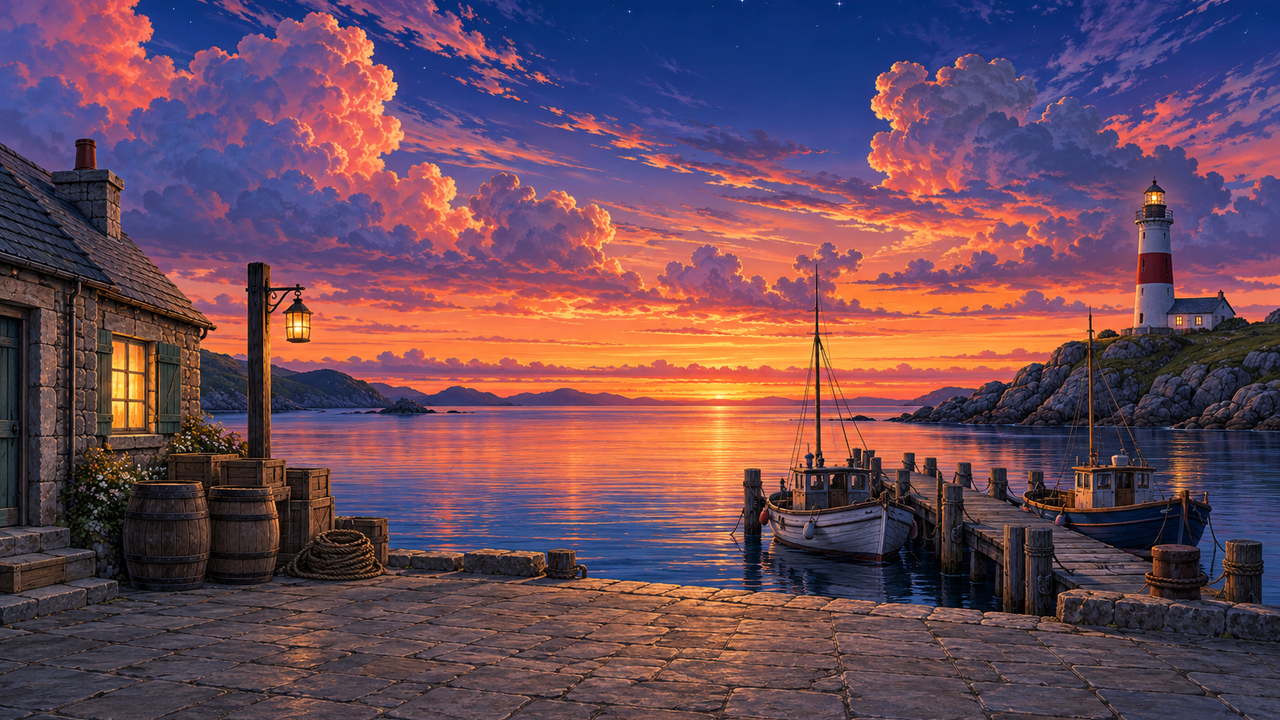
#> input picture styles/anime-visual-novel/assets/bg.png, 1280 x 720 px, found by its file name
$ python build_bg.py
#> lines starting #> are read from the running program, lines starting #| are printed output that depends on the picture
### styles/snes-16bit/scripts/reduce_px.py
"""KI-Pixelbild auf ein echtes Pixelraster bringen: je Zielpixel die häufigste Farbe im Zellinneren.

Das Bildmodell zeichnet ein ungleichmäßiges Pseudo-Raster (hier 4,5–4,9 Bildpixel je Kunstpixel) mit weichen
Kanten. BOX-Mitteln mischt an jeder Kante Zwischentöne; reines Nearest trifft oft die Kante. Hier wird das
Quellbild erst mit k-means (Oklab) auf K Farben vorquantisiert, dann gewinnt je Zielzelle die Farbe, die im
inneren Teil der Zelle (Rand um `inset` gekürzt) am häufigsten vorkommt. Ergebnis: harte Pixel, nur Farben,
die im Bild flächig vorkommen.
"""
import numpy as np
from sneslib import kmeans, nearest, oklab, oklab_to_rgb


def reduce_mode(rgb, out_w, out_h, k=128, inset=0.22, seed=1, sample=120000):
    rgb = np.asarray(rgb, dtype=np.float64)[..., :3]
    H, W = rgb.shape[:2]
    lab = oklab(rgb.reshape(-1, 3))
    rng = np.random.default_rng(seed)
    smp = lab[rng.choice(len(lab), min(sample, len(lab)), replace=False)]
    cent = kmeans(smp, k, iters=25, seed=seed)
    lbl = nearest(lab, cent).reshape(H, W)
    sx, sy = W / out_w, H / out_h
    out = np.zeros((out_h, out_w), dtype=np.int64)
    for y in range(out_h):
        y0 = int(np.floor((y + inset) * sy)); y1 = max(y0 + 1, int(np.ceil((y + 1 - inset) * sy)))
        for x in range(out_w):
            x0 = int(np.floor((x + inset) * sx)); x1 = max(x0 + 1, int(np.ceil((x + 1 - inset) * sx)))
            out[y, x] = np.bincount(lbl[y0:y1, x0:x1].ravel(), minlength=k).argmax()
    pal = np.clip(oklab_to_rgb(cent), 0, 255)
    return out, pal, cent

### styles/snes-16bit/scripts/sneslib.py
"""Gemeinsame Hilfen für den Eintrag snes-16bit: Oklab, k-means, 5-Bit-Farben (BGR555), Kachelzerlegung.

Die SNES-PPU speichert Farben als 15 Bit (5 Bit je Kanal, BGR555). Jede Farbe, die in CGRAM landet, geht durch
c5(); zurück nach 8 Bit wie üblich v5 << 3 | v5 >> 2 (0..31 -> 0..255).
"""
import numpy as np


def srgb_to_lin(c):
    c = np.clip(c, 0, 255) / 255.0
    return np.where(c <= 0.04045, c / 12.92, ((c + 0.055) / 1.055) ** 2.4)


def lin_to_srgb(c):
    c = np.clip(c, 0, 1)
    return np.where(c <= 0.0031308, c * 12.92, 1.055 * c ** (1 / 2.4) - 0.055) * 255.0


_M1 = np.array([[0.4122214708, 0.5363325363, 0.0514459929], [0.2119034982, 0.6806995451, 0.1073969566],
                [0.0883024619, 0.2817188376, 0.6299787005]])
_M2 = np.array([[0.2104542553, 0.7936177850, -0.0040720468], [1.9779984951, -2.4285922050, 0.4505937099],
                [0.0259040371, 0.7827717662, -0.8086757660]])


def oklab(rgb):
    return np.cbrt(srgb_to_lin(np.asarray(rgb, dtype=np.float64)) @ _M1.T) @ _M2.T


def oklab_to_rgb(lab):
    lms = (np.asarray(lab) @ np.linalg.inv(_M2).T) ** 3
    return lin_to_srgb(lms @ np.linalg.inv(_M1).T)


def c5(rgb):
    """8-Bit-RGB auf das 5-Bit-Raster der SNES-Palette runden (Ergebnis wieder 8 Bit)."""
    v = np.clip(np.round(np.asarray(rgb, dtype=np.float64) * 31.0 / 255.0), 0, 31).astype(np.int64)
    return (v << 3) | (v >> 2)


def on_grid5(rgb):
    rgb = np.asarray(rgb, dtype=np.int64)
    return np.all(c5(rgb) == rgb, axis=-1)


def bgr555(rgb):
    v = np.clip(np.round(np.asarray(rgb, dtype=np.float64) * 31.0 / 255.0), 0, 31).astype(np.int64)
    return v[..., 0] | (v[..., 1] << 5) | (v[..., 2] << 10)


def kmeans(x, k, iters=20, seed=0, w=None, init=None):
    """Gewichtetes k-means (x: N×D). Gibt Zentren (k×D) zurück; leere Cluster werden neu gestreut."""
    x = np.asarray(x, dtype=np.float64)
    n = len(x)
    w = np.ones(n) if w is None else np.asarray(w, dtype=np.float64)
    rng = np.random.default_rng(seed)
    if init is not None:
        c = np.array(init, dtype=np.float64)
    else:
        # k-means++
        c = [x[rng.choice(n, p=w / w.sum())]]
        d = ((x - c[0]) ** 2).sum(1)
        for _ in range(1, k):
            p = d * w
            if p.sum() <= 0:
                c.append(x[rng.integers(n)])
            else:
                c.append(x[rng.choice(n, p=p / p.sum())])
            d = np.minimum(d, ((x - c[-1]) ** 2).sum(1))
        c = np.array(c)
    for _ in range(iters):
        lab = nearest(x, c)
        for j in range(len(c)):
            m = lab == j
            if m.any():
                c[j] = (x[m] * w[m, None]).sum(0) / w[m].sum()
            else:
                c[j] = x[rng.integers(n)]
    return c


def nearest(x, c, chunk=200000):
    out = np.empty(len(x), dtype=np.int64)
    for s in range(0, len(x), chunk):
        d = ((x[s:s + chunk, None, :] - c[None]) ** 2).sum(-1)
        out[s:s + chunk] = d.argmin(1)
    return out


# [5 lines left out: function tiles, not called in this run]

### styles/snes-16bit/scripts/build_bg.py
#!/usr/bin/env python3
"""Hintergrund für snes-16bit: KI-Bild -> zwei 4bpp-Ebenen nach Mode-1-Regeln.

    .venv/bin/python styles/snes-16bit/scripts/build_bg.py

Schritte
  1. assets/raw/bg.png (1254², Pseudo-Raster ≈ 4,9 px) mit reduce_px.reduce_mode auf 256×256 einrasten
     (128 Quellfarben, auf 5 Bit je Kanal gerundet), Zeilen TOP..TOP+224 ausschneiden.
  2. Ebenen trennen mit assets/raw/layers.png (gleiche Szene, Himmel und Wasser magenta): BG1 = Hafen
     (alles Feste), BG2 = Himmel + Meer. Der gemalte Schornsteinrauch wird entfernt (wird als Sprite animiert):
     im Rechteck SMOKE wird Himmel derselben Zeilen SMOKE_DX Pixel weiter rechts eingesetzt.
  3. BG2 unter BG1 auffüllen: Im Meer verschiebt der Zeilenscroll (HDMA) BG2 um bis zu ±3 px; dort bekommen
     verdeckte Stellen die häufigste Wasserfarbe derselben Zeile. Über dem Horizont
     (statisch) wird mit dem nächsten sichtbaren Himmelspixel derselben Zeile gefüllt.
  4. Lichter markieren (Leuchtturmlampe, Fenster, Laterne, Spiegelung der Lampe im Wasser): sie bekommen
     eigene CGRAM-Einträge, die main.gd jedes Bild neu setzt (Palettenanimation).
  5. Kachelpaletten (tilepal.py): 7 Paletten × 15 Farben (CGRAM 16–127) für beide Ebenen gemeinsam; Palette 0
     (CGRAM 0–15) gehört den BG3-Paletten 0–3 der Textbox.
  6. Ausgabe: demo/art/bg1.png, bg2.png (L8: CGRAM-Index je Pixel, 0 = durchsichtig), demo/art/bg.json
     (CGRAM 16–127, Lichtgruppen, Meereszeilen), Kopien von bg1/bg2 in assets/, assets/bg_preview.png
     (beide Ebenen in CGRAM-Farben), assets/bg_layers.png (BG1 auf Magenta | BG2).
"""
import json, pathlib, sys
import numpy as np
from PIL import Image

HERE = pathlib.Path(__file__).resolve().parent
sys.path.insert(0, str(HERE))
from sneslib import c5, oklab  # noqa: E402
from reduce_px import reduce_mode  # noqa: E402
from tilepal import tile_hist, optimise, map_pixels  # noqa: E402

STYLE = HERE.parent
RAW = STYLE / 'assets/raw'
ART = STYLE / 'demo/art'
W, H = 256, 224
TOP = 16                       # Zeilen 16..239 des 256er-Rasters (Leuchtturmspitze bleibt im Bild)
SMOKE = (2, 23, 4, 42)         # x0, x1, y0, y1 im 256er-Raster (vor dem Zuschnitt): gemalter Rauch
SMOKE_DX = 30
NPAL = 7                       # BG-Paletten 1..7 (CGRAM 16..127)

# Lichtgruppen: Rechtecke im zugeschnittenen Bild (x0, x1, y0, y1), Ebene, Anzahl Töne, Auswahlregel
LIGHTS = {
    'lamp':    {'layer': 1, 'boxes': [(224, 235, 5, 15)], 'tones': 2},
    'window':  {'layer': 1, 'boxes': [(22, 35, 97, 120), (11, 22, 63, 78)], 'tones': 2},
    'keeper':  {'layer': 1, 'boxes': [(236, 247, 42, 51)], 'tones': 1},
    'lantern': {'layer': 1, 'boxes': [(234, 245, 100, 118)], 'tones': 2},
    'glint':   {'layer': 2, 'boxes': [(221, 235, 74, 135)], 'tones': 2},
}


# Motivteile, deren Farben die Kachelpaletten bevorzugt treffen sollen (Gewicht je Kachel im Fehlermaß):
# Ohne Gewicht teilten sich die wenigen Leuchtturm-Kacheln die Palette mit 250 Stein-Kacheln; das rote Band
# wurde orangebraun, der weiße Turm graurosa.
IMPORTANT = [((216, 248, 0, 56), 25.0)]         # (x0, x1, y0, y1), Gewicht: Leuchtturm mit Lampenhaus


# [16 lines left out: functions importance, is_light, not called in this run]


def load():
    bg = np.asarray(Image.open(RAW / 'bg.png').convert('RGB'))
    idx, pal, _ = reduce_mode(bg, 256, 256, k=128, seed=1)
    pal = c5(pal)
    # Ebenenmaske: Anteil Magenta im Zellinneren (gleiche Zellen wie reduce_mode)
    ly = np.asarray(Image.open(RAW / 'layers.png').convert('RGB')).astype(int)
    mag = ((ly[..., 0] > 200) & (ly[..., 1] < 80) & (ly[..., 2] > 200)).astype(float)
    s, ins = ly.shape[1] / 256, 0.22
    fr = np.zeros((256, 256))
    for y in range(256):
        y0, y1 = int(np.floor((y + ins) * s)), int(np.ceil((y + 1 - ins) * s))
        for x in range(256):
            x0, x1 = int(np.floor((x + ins) * s)), int(np.ceil((x + 1 - ins) * s))
            fr[y, x] = mag[y0:y1, x0:x1].mean()
    obj = fr < 0.65                       # im Zweifel fest (BG1): Kanten von Booten und Pfählen wabern nicht mit
    # Rauch entfernen: Himmel derselben Zeilen weiter rechts einsetzen, Maske dort = Himmel
    x0, x1, y0, y1 = SMOKE
    idx[y0:y1, x0:x1] = idx[y0:y1, x0 + SMOKE_DX:x1 + SMOKE_DX]
    obj[y0:y1, x0:x1] = False
    return idx[TOP:TOP + H], pal, obj[TOP:TOP + H]


# [29 lines left out: functions horizon_row, fill_bg2, not called in this run]


def main():
    idx, pal, obj = load()
#> in load, bg is the input picture: shape (720, 1280, 3); mean R, G, B 106.9, 74.2, 89.4
#> in kmeans, `n = len(x)`: n = 120000
#> in kmeans, `c = [x[rng.choice(n, p=w / w.sum())]]`: c = [[0.381, 0.0278, 0.0343]]
#> after the loop in kmeans, `for _ in range(1, k):`: c = 128 items, first 6: [0.381, 0.0278, 0.0343], [0.728, 0.126, 0.116], [0.351, -0.019, -0.127], [0.676, 0.159, 0.0795], [0.475, 0.014, -0.056], [0.691, 0.142, 0.11]
#> in kmeans, `c = np.array(c)`: c = 128 rows, first 8: [0.381, 0.0278, 0.0343], [0.728, 0.126, 0.116], [0.351, -0.019, -0.127], [0.676, 0.159, 0.0795], [0.475, 0.014, -0.056], [0.691, 0.142, 0.11], [0.247, 0.00937, -0.00485], [0.591, 0.143, 0.0582]
#> after the loop in kmeans, `for _ in range(iters):`: c = 128 rows, first 8: [0.366, 0.0345, 0.0284], [0.725, 0.119, 0.0987], [0.355, -0.0122, -0.129], [0.641, 0.152, 0.0726], [0.479, 0.0237, -0.0637], [0.69, 0.147, 0.102], [0.249, 0.00794, -0.0148], [0.593, 0.134, 0.0427]
#> in reduce_mode, `cent = kmeans(smp, k, iters=25, seed=seed)`: cent has the same summary as c in kmeans
#> in reduce_mode, `lbl = nearest(lab, cent).reshape(H, W)`:
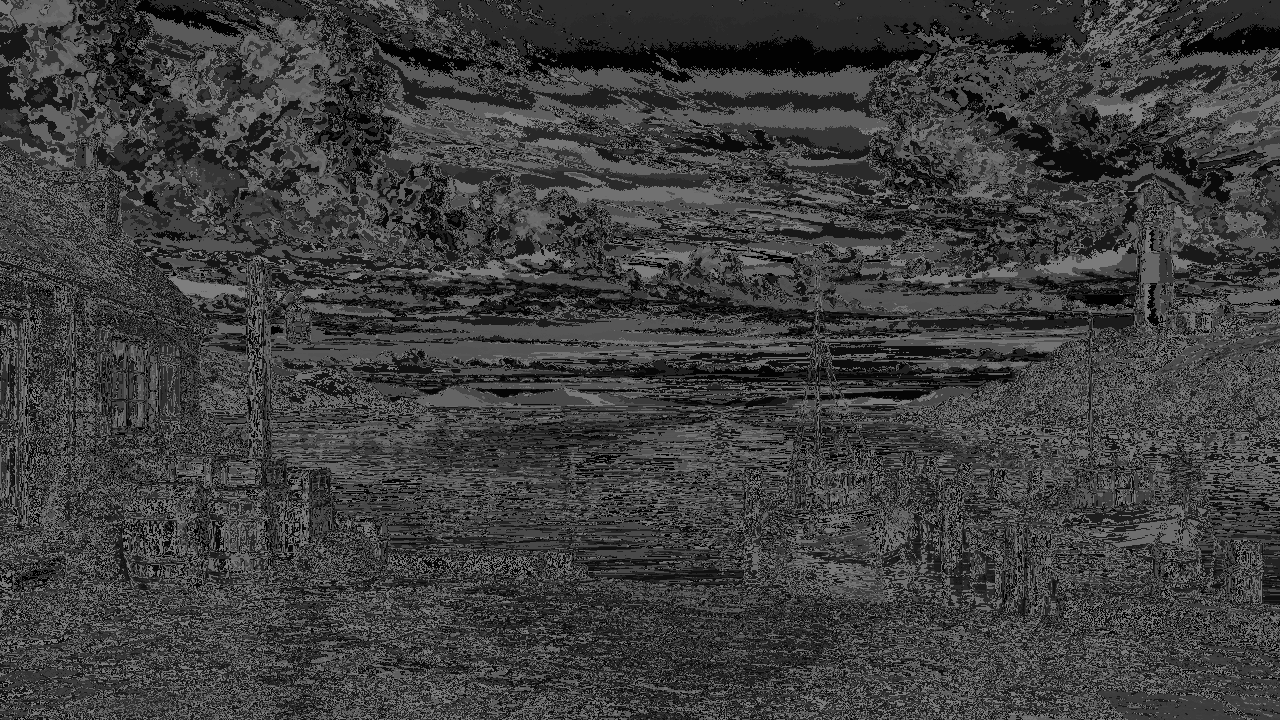
#> lbl: shape (720, 1280) int64; min 0, max 127, mean 62.1
#> after the loop in reduce_mode, `for y in range(out_h):`:
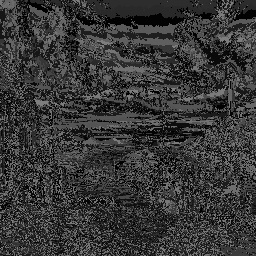
#> out: shape (256, 256) int64; min 0, max 127, mean 55.5
#> in oklab_to_rgb, `lms = (np.asarray(lab) @ np.linalg.inv(_M2).T) ** 3`: lms = 128 rows, first 8: [0.0575, 0.0469, 0.0348], [0.501, 0.353, 0.203], [0.0334, 0.0484, 0.143], [0.369, 0.239, 0.152], [0.107, 0.111, 0.175], [0.457, 0.298, 0.162], [0.0154, 0.0154, 0.019], [0.281, 0.191, 0.145]
#> in lin_to_srgb, `c = np.clip(c, 0, 1)`: c = 128 rows, first 8: [0.0872, 0.0377, 0.0261], [0.92, 0.217, 0.0956], [0.00925, 0.0351, 0.21], [0.749, 0.104, 0.0902], [0.11, 0.0946, 0.22], [0.914, 0.143, 0.0658], [0.0161, 0.0142, 0.0216], [0.547, 0.0925, 0.112]
#> in reduce_mode, `pal = np.clip(oklab_to_rgb(cent), 0, 255)`: pal = 128 rows, first 8: [83.33, 54.61, 44.9], [245.9, 128.2, 87.15], [24.21, 52.58, 126.3], [224.4, 90.79, 84.73], [93.03, 86.69, 129.2], [245.2, 105.5, 72.56], [34.17, 31.66, 40.42], [195.2, 85.73, 94.22]
#> in c5, `v = np.clip(np.round(np.asarray(rgb, dtype=np.float64) * 31.0 / 255.0)..`: v = 128 rows, first 8: [10, 7, 5], [30, 16, 11], [3, 6, 15], [27, 11, 10], [11, 11, 16], [30, 13, 9], [4, 4, 5], [24, 10, 11]
#> in load, `pal = c5(pal)`: pal = 128 rows, first 8: [82, 57, 41], [247, 132, 90], [24, 49, 123], [222, 90, 82], [90, 90, 132], [247, 107, 74], [33, 33, 41], [198, 82, 90]
    src_lab = oklab(pal.astype(float))
    sea_top = horizon_row(obj, idx, pal)
    bg2 = fill_bg2(idx, obj, sea_top)
    # Unterhalb der Kai-Oberkante ist BG2 nie sichtbar außer im Wasser vor der Mauer: dort bleibt es Wasser
    lab_img = src_lab[idx]

    # Lichter markieren
    tags = {}
    for name, g in LIGHTS.items():
        m = np.zeros((H, W), bool)
        for x0, x1, y0, y1 in g['boxes']:
            m[y0:y1, x0:x1] = True
        lay = obj if g['layer'] == 1 else ~obj
        lab = src_lab[idx] if g['layer'] == 1 else src_lab[bg2]
        tags[name] = m & lay & is_light(lab, g['layer'])

    # Kacheln beider Ebenen in einem Topf (gemeinsame CGRAM-Paletten)
    from sneslib import kmeans, nearest
    C = len(pal)
    L1 = [n for n in LIGHTS if LIGHTS[n]['layer'] == 1]
    L2 = [n for n in LIGHTS if LIGHTS[n]['layer'] == 2]
    tag1 = np.zeros((H, W), bool)
    for n in L1:
        tag1 |= tags[n]
    tag2 = np.zeros((H, W), bool)
    for n in L2:
        tag2 |= tags[n]
    hidden_sky = obj & (np.arange(H)[:, None] < sea_top)          # BG2 hinter dem Hafen über dem Horizont
    # Durchgang 1: Lichter zählen wie normale Farben -> in welche Palette fallen ihre Kacheln von selbst?
    h1, tid = tile_hist(idx, obj, C)
    h2, _ = tile_hist(bg2, ~hidden_sky, C)
    nt = h1.shape[0]
    wimp = importance(nt)
    # mehrere Starts (k-means-Start der Kachelgruppen hängt vom Seed ab), der mit dem kleinsten Fehler gewinnt
    best = None
    for seed in range(8):
        a, _ = optimise(np.vstack([h1, h2]), src_lab, NPAL, [15] * NPAL, iters=30, seed=seed, tile_w=wimp)
        if best is None or optimise.last_error < best[0]:
            best = (optimise.last_error, seed, a)
    a1 = best[2]
    print('Durchgang 1: bester Seed', best[1], 'Fehler %.2f' % best[0])
    group_pal = {}
    for n in LIGHTS:
        tl = np.unique(tid[tags[n]]) + (0 if LIGHTS[n]['layer'] == 1 else nt)
        vals, cnt = np.unique(a1[tl], return_counts=True)
        group_pal[n] = int(vals[np.argmax(cnt)])
    # Feste Töne je Lichtgruppe: k-means über die markierten Pixel
    tones, tone_of = {}, {}
    for name, m in tags.items():
        src = (idx if LIGHTS[name]['layer'] == 1 else bg2)[m]
        labs = src_lab[src]
        k = min(LIGHTS[name]['tones'], len(np.unique(src)))
        c = kmeans(labs, k, iters=20, seed=3)
        lab_t = nearest(labs, c)
        # Ton = häufigste Quellfarbe des Clusters, hell -> dunkel sortiert
        tl = []
        for j in range(k):
            vals, cnt = np.unique(src[lab_t == j], return_counts=True)
            tl.append(int(vals[np.argmax(cnt)]))
        order = np.argsort(-src_lab[tl][:, 0])
        tones[name] = [tl[o] for o in order]
        remap = {int(j): int(np.flatnonzero(order == j)[0]) for j in range(k)}
        tone_of[name] = np.array([remap[int(j)] for j in lab_t])
    # Durchgang 2: Kacheln mit Lichtern in ihre Palette zwingen, Lichttöne als feste Einträge dieser Palette,
    # markierte Pixel zählen nicht mehr mit
    v1 = obj & ~tag1
    v2 = ~tag2 & ~hidden_sky
    h1, _ = tile_hist(idx, v1, C)
    h2, _ = tile_hist(bg2, v2, C)
    hists = np.vstack([h1, h2])
    forced = {}
    for n in LIGHTS:
        off = 0 if LIGHTS[n]['layer'] == 1 else nt
        for t in np.unique(tid[tags[n]]):
            forced[int(off + t)] = group_pal[n]
    nfix = {p: 0 for p in range(NPAL)}
    for name in tags:
        nfix[group_pal[name]] += len(tones[name])
    slots = [15 - nfix[p] for p in range(NPAL)]
    assign, pals = optimise(hists, src_lab, NPAL, slots, forced=forced, iters=30, seed=5, init=a1, tile_w=wimp)

    # CGRAM 16..127 belegen: je Palette erst die freien Farben, dann die Lichttöne
    cgram = {}
    light_entries = {}
    for p in range(NPAL):
        base = 16 * (p + 1)
        for s, ci in enumerate(pals[p]):
            cgram[base + 1 + s] = pal[ci]
        nxt = base + 1 + len(pals[p])
        for name in tags:
            if group_pal[name] != p:
                continue
            light_entries[name] = list(range(nxt, nxt + len(tones[name])))
            for j, ci in enumerate(tones[name]):
                cgram[nxt + j] = pal[ci]
            nxt += len(tones[name])
        assert nxt <= base + 16, f'Palette {p + 1} überfüllt'

    out = []
    for layer, (lbl, valid, tagm) in enumerate([(idx, obj & ~tag1, tag1), (bg2, ~tag2, tag2)]):
        a = assign[:nt] if layer == 0 else assign[nt:]
        pp, ss = map_pixels(lbl, valid, tid, a, pals, src_lab)
        cg = np.zeros((H, W), np.uint8)
        m = pp >= 0
        cg[m] = (16 * (pp[m] + 1) + 1 + ss[m]).astype(np.uint8)
        names = L1 if layer == 0 else L2
        for name in names:
            mm = tags[name]
            cg[mm] = np.array(light_entries[name])[tone_of[name]]
        if layer == 1:
            # BG2 deckend: verdeckter Himmel (nie sichtbar) ohne eigene Kachelpalette -> nächste sichtbare Farbe
            # der Kachel; zur Sicherheit überall belegt
            assert (cg > 0).all() or True
        out.append(cg)
    bg1, bg2i = out
    bg1[~obj] = 0
    # BG2: ganz verdeckte Kacheln (nie sichtbarer Himmel hinter Haus und Leuchtturm) bekommen die Palette der
    # Nachbarkachel darüber und eine flache Farbe (spart Kacheln im VRAM); teilweise verdeckte Pixel die nächste
    # Farbe ihrer Kachelpalette.
    a2 = assign[nt:].copy()
    tw = W // 8
    for t in range(len(a2)):
        if a2[t] < 0:
            a2[t] = a2[t - tw] if t >= tw and a2[t - tw] >= 0 else 0
    assign[nt:] = a2
    miss = bg2i == 0
    if miss.any():
        pp, ss = map_pixels(bg2, miss, tid, a2, pals, src_lab)
        bg2i[miss] = (16 * (pp[miss] + 1) + 1 + ss[miss]).astype(np.uint8)
    hidden_tiles = [t for t in range(len(a2)) if not v2[tid == t].any()]
    for t in hidden_tiles:
        m = tid == t
        bg2i[m] = 16 * (a2[t] + 1) + 1

    ART.mkdir(parents=True, exist_ok=True)
    for d in (ART, STYLE / 'assets'):                    # Demo-Daten und Kopie in assets/
        Image.fromarray(bg1, 'L').save(d / 'bg1.png')
        Image.fromarray(bg2i, 'L').save(d / 'bg2.png')
    cg_list = ['%02x%02x%02x' % tuple(int(v) for v in cgram.get(i, (0, 0, 0))) for i in range(16, 128)]
    meta = {
        'cgram_first': 16,
        'cgram': cg_list,
        'lights': {k: v for k, v in light_entries.items()},
        'sea_top': int(sea_top),
        'palettes_used': [len(p) for p in pals],
        'tiles_per_palette_bg1': np.bincount(assign[:nt][assign[:nt] >= 0], minlength=NPAL).tolist(),
        'tiles_per_palette_bg2': np.bincount(assign[nt:][assign[nt:] >= 0], minlength=NPAL).tolist(),
    }
    (ART / 'bg.json').write_text(json.dumps(meta, indent=1))

    # Vorschau: BG2 unter BG1, CGRAM-Farben
    full = np.zeros((256, 3), np.uint8)
    for i, h in enumerate(cg_list):
        full[16 + i] = [int(h[k:k + 2], 16) for k in (0, 2, 4)]
    comp = full[bg2i].copy()
    comp[bg1 > 0] = full[bg1[bg1 > 0]]
    Image.fromarray(comp).save(STYLE / 'assets/bg_preview.png')
    l1 = np.where((bg1 > 0)[..., None], full[bg1], np.array([255, 0, 255], np.uint8))
    Image.fromarray(np.hstack([l1, full[bg2i]])).save(STYLE / 'assets/bg_layers.png')
    err = np.sqrt(((src_lab[idx] - oklab(comp.astype(float))) ** 2).sum(-1))
    print('Horizont/Meer ab Zeile', sea_top, '| Oklab-Fehler mittel %.4f, 99%% %.4f' % (err.mean(), np.percentile(err, 99)))
    print('Farben je Palette', meta['palettes_used'], 'Lichter', light_entries, 'Paletten', group_pal)
    print('Kacheln je Palette BG1', meta['tiles_per_palette_bg1'], 'BG2', meta['tiles_per_palette_bg2'])
    for name, m in tags.items():
        print(name, int(m.sum()), 'Pixel')


if __name__ == '__main__':
#> (the run stopped early here; a loop or call above may not have finished)
